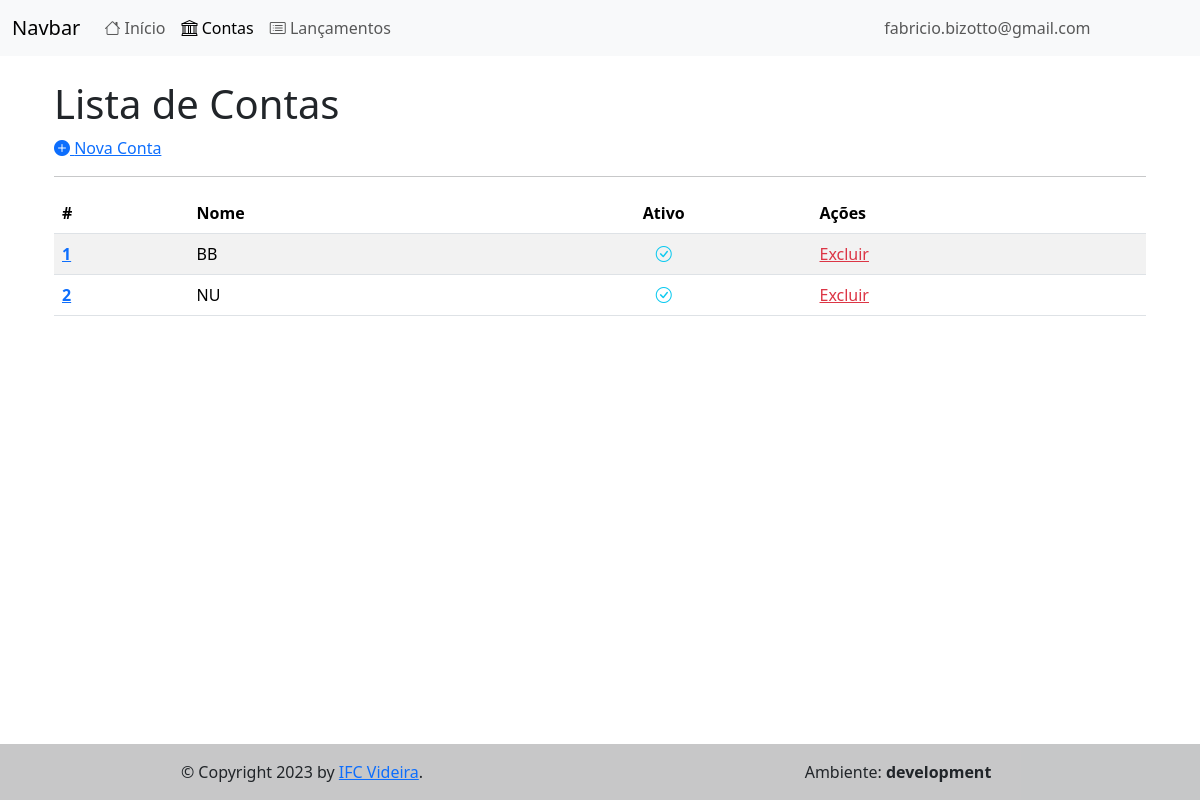
/contas/ (signed in), run on the app's committed database.
### app/models/user.py (models this page shows, shortened)
class User(UserMixin, db.Model):
  __tablename__ = "users"
  id = db.Column(db.Integer, primary_key=True)
  email = db.Column(db.String, unique=True, nullable=False)
  password = db.Column(db.String, nullable=False)
  created_on = db.Column(db.DateTime, nullable=False)
  is_admin = db.Column(db.Boolean, nullable=False, default=False)

### app/models/conta.py (models this page shows, shortened)
class Conta(db.Model):
  __tablename__ = 'contas'
  id = db.Column(db.Integer, primary_key=True)
  nome = db.Column(db.String(45), nullable=False)
  ativo = db.Column(db.Boolean(), default=True)
  user_id = db.Column(db.Integer, db.ForeignKey('users.id'), nullable=False)
  lancamentos = db.relationship("Lancamento",
                                lazy='joined',
                                backref='conta',
                                cascade="all, delete-orphan",)

### app/views/contas.py (the view)
@bp_contas.route('/')
@register_breadcrumb(bp_contas, '.', 'Contas')
@login_required
def index():
  contas = get_contas(current_user.id)
  return render_template('contas/index.html', contas=contas)

### app/repository/conta_repository.py (called while the page is built)
def get_contas(user_id):
  return Conta.query.filter_by(user_id=user_id).all()

### app/repository/user_repository.py (called while the page is built)
def get_user_by_id(user_id):
    return User.query.filter(User.id == int(user_id)).first()

### app/views/account.py (called while the page is built)
def setup_flask_login(app):
  from flask_login import LoginManager
  login_manager = LoginManager()
  login_manager.init_app(app)
  login_manager.login_view = "accounts.login"
  login_manager.login_message = 'Por favor, faça o login para acessar esta página.'
  login_manager.login_message_category = 'warning'
  @login_manager.user_loader
  def load_user(user_id):
    return get_user_by_id(user_id=user_id)

### app/templates/contas/index.html (shortened to what this page needs)
{% extends 'base.html' %}
{% block head %}
  {{ super() }}
{% endblock %}
{% block content %}
  <div class="container">
    <h1>Lista de Contas</h1>
    <a href="{{ url_for('contas.create')}}">
      <i class="bi bi-plus-circle-fill"></i>
      Nova Conta
    </a>
    <hr>
    <table class="table table-striped">
      <thead>
        <tr>
          <th scope="col">#</th>
          <th scope="col">Nome</th>
          <th class="text-center" scope="col">Ativo</th>
          <th>Ações</th>
        </tr>
      </thead>
      <tbody>
        {% for conta in contas %}
        <tr>
          <th scope="row">
            <a href="{{url_for('contas.update', id=conta.id)}}">{{conta.id}}</a>
          </th>
          <td>{{conta.nome}}</td>
          <td class="text-center">
            {% if conta.ativo %}
              <i class="bi bi-check-circle text-info"></i>
            {% else %}
              <i class="bi bi-square text-warning"></i>
            {% endif%}
          </td>
          <td>
            <a class="text-danger" href="{{url_for('contas.delete', id=conta.id)}}">Excluir</a>
          </td>
        </tr>
        {% endfor %}
      </tbody>
    </table>
  </div>
{% endblock %}
{% block footer %}
  {{ super() }}
{% endblock %}

### app/templates/_menu.html (shortened to what this page needs)
<nav class="navbar navbar-expand-lg navbar-light bg-light">
  <div class="container-fluid">
    <a class="navbar-brand" href="#">Navbar</a>
    <div class="collapse navbar-collapse" id="navbarSupportedContent">
      <ul class="navbar-nav me-auto mb-2 mb-lg-0">
        <li class="nav-item">
          <a aria-current="page" href="{{ url_for('main.index')}}" class="nav-link {{ 'active' if request.path == url_for('main.index') }}">
            <i class="bi bi-house"></i>
            Início
          </a>
        </li>
        <li class="nav-item">
          <a href="{{ url_for('contas.index') }}" class="nav-link {{ 'active' if request.path == url_for('contas.index') }}">
            <i class="bi bi-bank"></i>
            Contas
          </a>
        </li>
        <li class="nav-item">
          <a href="{{ url_for('lancamentos.index') }}" class="nav-link {{ 'active' if request.path == url_for('lancamentos.index') }}">
            <i class="bi bi-card-list"></i>
            Lançamentos
          </a>
        </li>
      </ul>
      <div class="collapse navbar-collapse justify-content-end" id="navbarSupportedContent">
  		  <ul class="navbar-nav ">
          {% if current_user.is_authenticated %}
          <li class="nav-item">
            <a href="#" class="nav-link pe-none" tabindex="-1" aria-disabled="true">
              {{current_user.email}}
            </a>
          </li>
          <li class="nav-item">
            <a href="{{ url_for('accounts.logout') }}" class="nav-link btn btn-danger text-light">
              <i class="bi bi-box-arrow-right"></i>
            </a>
          </li>
          {% endif %}
  		  </ul>
  		</div>
    </div>
  </div>
</nav>

### data on the page
User: email "fabricio.bizotto@gmail.com"
Conta: id "1", nome "BB", ativo True (drawn)
Conta: id "2", nome "NU", ativo True (drawn)

### other printed values
{{ config['FLASK_ENV'] }} "development"
